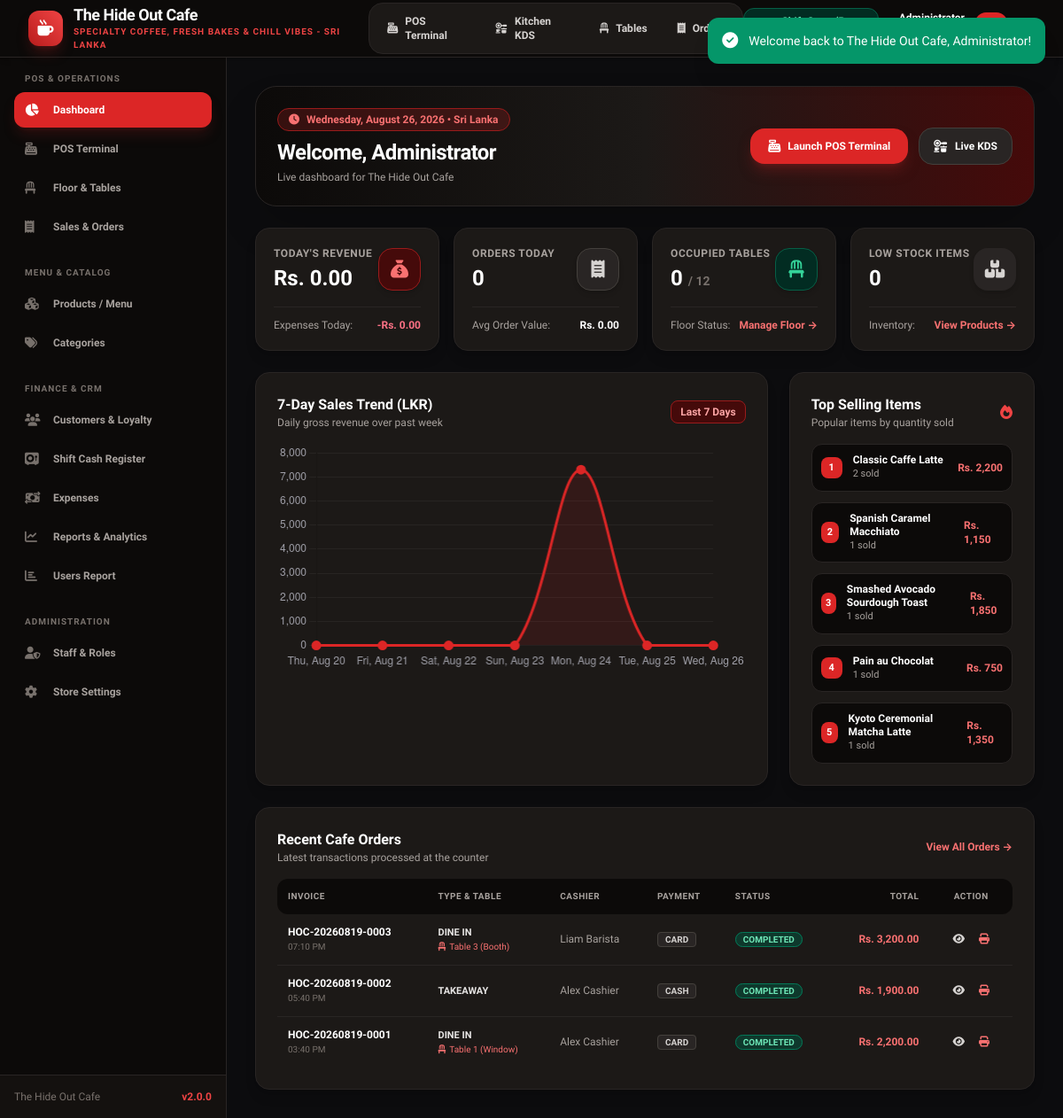
/dashboard.php (signed in), run on the app's committed database.
### tables this page shows
CREATE TABLE `cash_registers` (
  `id` INT AUTO_INCREMENT PRIMARY KEY,
  `user_id` INT NOT NULL,
  `opening_cash` DECIMAL(10,2) NOT NULL DEFAULT 5000.00,
  `closing_cash` DECIMAL(10,2) NULL,
  `total_cash_sales` DECIMAL(10,2) NOT NULL DEFAULT 0.00,
  `total_card_sales` DECIMAL(10,2) NOT NULL DEFAULT 0.00,
  `total_upi_sales` DECIMAL(10,2) NOT NULL DEFAULT 0.00,
  `difference_amount` DECIMAL(10,2) NULL,
  `opening_time` TIMESTAMP DEFAULT CURRENT_TIMESTAMP,
  `closing_time` TIMESTAMP NULL,
  `status` ENUM('open', 'closed') NOT NULL DEFAULT 'open',
  `notes` TEXT NULL,
  FOREIGN KEY (`user_id`) REFERENCES `users`(`id`)
);

CREATE TABLE `users` (
  `id` INT AUTO_INCREMENT PRIMARY KEY,
  `name` VARCHAR(100) NOT NULL,
  `email` VARCHAR(100) NOT NULL UNIQUE,
  `password` VARCHAR(255) NOT NULL,
  `role` ENUM('admin', 'manager', 'cashier') NOT NULL DEFAULT 'cashier',
  `phone` VARCHAR(20) NULL,
  `status` ENUM('active', 'inactive') NOT NULL DEFAULT 'active',
  `created_at` TIMESTAMP DEFAULT CURRENT_TIMESTAMP
);

CREATE TABLE `orders` (
  `id` INT AUTO_INCREMENT PRIMARY KEY,
  `invoice_no` VARCHAR(50) NOT NULL UNIQUE,
  `order_type` ENUM('dine_in', 'takeaway', 'delivery') NOT NULL DEFAULT 'dine_in',
  `table_id` INT NULL,
  `customer_id` INT NULL,
  `user_id` INT NOT NULL,
  `subtotal` DECIMAL(10,2) NOT NULL DEFAULT 0.00,
  `discount_amount` DECIMAL(10,2) NOT NULL DEFAULT 0.00,
  `discount_percent` DECIMAL(5,2) NOT NULL DEFAULT 0.00,
  `tax_amount` DECIMAL(10,2) NOT NULL DEFAULT 0.00,
  `service_charge` DECIMAL(10,2) NOT NULL DEFAULT 0.00,
  `grand_total` DECIMAL(10,2) NOT NULL DEFAULT 0.00,
  `paid_amount` DECIMAL(10,2) NOT NULL DEFAULT 0.00,
  `change_amount` DECIMAL(10,2) NOT NULL DEFAULT 0.00,
  `payment_method` ENUM('cash', 'card', 'upi', 'split') NOT NULL DEFAULT 'cash',
  `payment_status` ENUM('paid', 'unpaid', 'refunded') NOT NULL DEFAULT 'paid',
  `order_status` ENUM('pending', 'preparing', 'ready', 'completed', 'cancelled') NOT NULL DEFAULT 'completed',
  `notes` TEXT NULL,
  `created_at` TIMESTAMP DEFAULT CURRENT_TIMESTAMP,
  FOREIGN KEY (`table_id`) REFERENCES `tables`(`id`) ON DELETE SET NULL,
  FOREIGN KEY (`customer_id`) REFERENCES `customers`(`id`) ON DELETE SET NULL,
  FOREIGN KEY (`user_id`) REFERENCES `users`(`id`)
);

CREATE TABLE `tables` (
  `id` INT AUTO_INCREMENT PRIMARY KEY,
  `table_number` VARCHAR(20) NOT NULL UNIQUE,
  `name` VARCHAR(50) NOT NULL,
  `floor_area` VARCHAR(50) NOT NULL DEFAULT 'Indoor Lounge',
  `seating_capacity` INT NOT NULL DEFAULT 2,
  `status` ENUM('available', 'occupied', 'billed', 'reserved') NOT NULL DEFAULT 'available',
  `current_order_id` INT NULL,
  `created_at` TIMESTAMP DEFAULT CURRENT_TIMESTAMP
);

### dashboard.php (the view, shortened to what the rows shown need)
<?php
require_once __DIR__ . '/config/functions.php';
$settings = getSettings();
$sevenDaysSales = db()->fetchAll(
    "SELECT DATE(created_at) as sale_date, SUM(grand_total) as daily_total, COUNT(id) as order_count
     FROM orders
     WHERE created_at >= DATE_SUB(CURDATE(), INTERVAL 6 DAY) AND payment_status = 'paid' AND order_status != 'cancelled'
     GROUP BY DATE(created_at)
     ORDER BY sale_date ASC"
);
$datesMap = [];
for ($i = 6; $i >= 0; $i--) {
    $d = date('Y-m-d', strtotime("-$i days"));
    $datesMap[$d] = 0;
}
foreach ($sevenDaysSales as $row) {
    if (isset($datesMap[$row['sale_date']])) {
        $datesMap[$row['sale_date']] = (float)$row['daily_total'];
    }
}
$chartLabels = array_map(function($d) { return date('D, M d', strtotime($d)); }, array_keys($datesMap));
$chartValues = array_values($datesMap);
$recentOrders = db()->fetchAll(
    "SELECT o.*, t.name as table_name, u.name as cashier_name
     FROM orders o
     LEFT JOIN tables t ON o.table_id = t.id
     LEFT JOIN users u ON o.user_id = u.id
     ORDER BY o.id DESC
     LIMIT 6"
);
require_once __DIR__ . '/includes/header.php';
?>
<main class="flex-1 overflow-y-auto p-4 sm:p-6 lg:p-8 bg-[#0c0c0e]">
    <div class="max-w-7xl mx-auto space-y-6">
        <div class="flex flex-col sm:flex-row sm:items-center justify-between gap-4 bg-gradient-to-r from-stone-950 via-stone-900 to-red-950 p-6 rounded-3xl text-white shadow-2xl border border-stone-800">
            <div>
                <div class="inline-flex items-center gap-2 px-3 py-1 rounded-full bg-red-600/20 text-red-400 text-xs font-bold mb-2 border border-red-800">
                    <i class="fa-solid fa-clock"></i> <?= date('l, F j, Y') ?> &bull; Sri Lanka
                </div>
                <h2 class="text-2xl font-black tracking-tight">Welcome, <?= e($user['name']) ?></h2>
                <p class="text-stone-400 text-xs mt-1">Live dashboard for <?= e($settings['cafe_name'] ?? 'The Hide Out Cafe') ?></p>
            </div>
        </div>
        <div class="bg-stone-900 border border-stone-800 rounded-2xl p-6 shadow-lg">
            <div class="overflow-x-auto">
                <table class="w-full text-xs text-left">
                    <thead class="bg-stone-950 text-stone-400 font-bold uppercase text-[10px] tracking-wider rounded-xl">
                        <tr>
                            <th class="p-3 rounded-l-xl">Invoice</th>
                            <th class="p-3">Type & Table</th>
                            <th class="p-3">Cashier</th>
                            <th class="p-3">Payment</th>
                            <th class="p-3">Status</th>
                            <th class="p-3 text-right">Total</th>
                            <th class="p-3 text-center rounded-r-xl">Action</th>
                        </tr>
                    </thead>
                    <tbody class="divide-y divide-stone-800">
                        <?php if (empty($recentOrders)): ?>
                            <tr>
                                <td colspan="7" class="p-6 text-center text-stone-500">No recent orders.</td>
                            </tr>
                        <?php else: ?>
                            <?php foreach ($recentOrders as $ro): ?>
                            <tr class="hover:bg-stone-950/80 transition">
                                <td class="p-3 font-bold text-white"><?= e($ro['invoice_no']) ?><br><span class="text-[10px] font-normal text-stone-500"><?= date('h:i A', strtotime($ro['created_at'])) ?></span></td>
                                <td class="p-3">
                                    <span class="font-semibold text-stone-200 uppercase text-[11px]"><?= e(str_replace('_', ' ', $ro['order_type'])) ?></span>
                                    <?php if (!empty($ro['table_name'])): ?>
                                        <span class="block text-[10px] text-red-400 font-medium"><i class="fa-solid fa-chair mr-1"></i><?= e($ro['table_name']) ?></span>
                                    <?php endif; ?>
                                </td>
                                <td class="p-3 text-stone-400"><?= e($ro['cashier_name'] ?? 'Staff') ?></td>
                                <td class="p-3">
                                    <span class="px-2 py-0.5 rounded text-[10px] font-extrabold uppercase bg-stone-800 text-stone-300 border border-stone-700"><?= e($ro['payment_method']) ?></span>
                                </td>
                                <td class="p-3">
                                    <?php
                                    $stClass = 'bg-stone-800 text-stone-300';
                                    if ($ro['order_status'] === 'completed') $stClass = 'bg-emerald-900/60 text-emerald-300 border border-emerald-700';
                                    ?>
                                    <span class="px-2 py-0.5 rounded-full text-[10px] font-extrabold uppercase <?= $stClass ?>"><?= e($ro['order_status']) ?></span>
                                </td>
                                <td class="p-3 text-right font-black text-red-400"><?= $currency ?> <?= number_format($ro['grand_total'], 2) ?></td>
                                <td class="p-3 text-center">
                                    <div class="flex items-center justify-center gap-1">
                                        <a href="<?= BASE_URL ?>/order_view.php?id=<?= $ro['id'] ?>" class="p-1.5 hover:bg-stone-800 rounded-lg text-stone-300 transition" title="View Details">
                                            <i class="fa-solid fa-eye"></i>
                                        </a>
                                        <a href="<?= BASE_URL ?>/print_receipt.php?id=<?= $ro['id'] ?>" target="_blank" class="p-1.5 hover:bg-stone-800 rounded-lg text-red-400 transition" title="Print Thermal Slip">
                                            <i class="fa-solid fa-print"></i>
                                        </a>
                                    </div>
                                </td>
                            </tr>
                            <?php endforeach; ?>
                        <?php endif; ?>
                    </tbody>
                </table>
            </div>
        </div>
    </div>
</main>
<script>
  const ctx = document.getElementById('salesTrendChart').getContext('2d');
  new Chart(ctx, {
    type: 'line',
    data: {
      labels: <?= json_encode($chartLabels) ?>,
      datasets: [{
        label: 'Gross Sales (<?= $currency ?>)',
        data: <?= json_encode($chartValues) ?>,
        borderColor: '#dc2626',
        backgroundColor: 'rgba(220, 38, 38, 0.12)',
        borderWidth: 3,
        fill: true,
        tension: 0.35,
        pointBackgroundColor: '#dc2626',
        pointRadius: 4
      }]
    },
    options: {
      responsive: true,
      maintainAspectRatio: false,
      plugins: {
        legend: { display: false }
      },
      scales: {
        y: {
          beginAtZero: true,
          grid: { color: 'rgba(255,255,255,0.05)' },
          ticks: { color: '#a1a1aa' }
        },
        x: {
          grid: { display: false },
          ticks: { color: '#a1a1aa' }
        }
      }
    }
  });
</script>
<?php require_once __DIR__ . '/includes/footer.php'; ?>

### data on the page
cash_registers: user.name "Administrator"
orders: invoice_no "HOC-20260819-0003", created_at "07:10 PM", order_type "DINE IN", table.name "Table 3 (Booth)", user.name "Liam Barista", payment_method "CARD", order_status "COMPLETED", grand_total "3,200.00"
orders: invoice_no "HOC-20260819-0002", created_at "05:40 PM", order_type "TAKEAWAY", user.name "Alex Cashier", payment_method "CASH", order_status "COMPLETED", grand_total "1,900.00"
orders: invoice_no "HOC-20260819-0001", created_at "03:40 PM", order_type "DINE IN", table.name "Table 1 (Window)", user.name "Alex Cashier", payment_method "CARD", order_status "COMPLETED", grand_total "2,200.00"

### other printed values
$settings['cafe_name'] "The Hide Out Cafe"
$settings['cafe_tagline'] "SPECIALTY COFFEE, FRESH BAKES & CHILL VIBES - SRI LANKA"
APP_NAME "The Hide Out Cafe"
APP_VERSION "2.0.0"
$currency "Rs."
$todayStats['gross_sales'] "0.00"
$todayExpenses['total'] "0.00"
$todayStats['total_orders'] "0"
$todayStats['avg_order_val'] "0.00"
$occupiedTables['total'] "0"
$totalTables['total'] "12"
$lowStockCount['total'] "0"
$tp['product_name'] "Classic Caffe Latte"
$tp['total_qty'] "2"
$tp['total_revenue'] "2,200"
